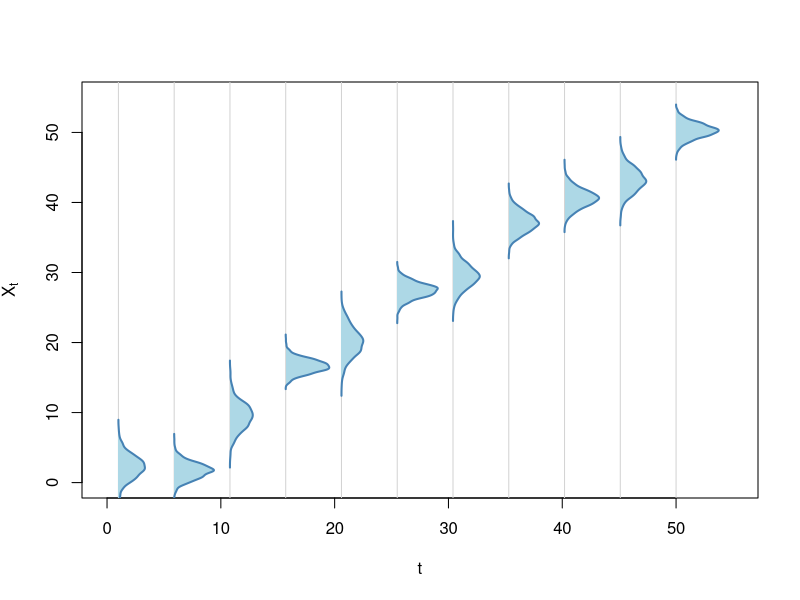

This chart was generated by the following R code:
set.seed(seed=2025)

f <- function(x){
	x + rnorm(n=1, mean=0, sd=2)
}

g <- function(x){
	1 + (sin(x))^2
}

png(filename="../img/gp.png", width=8, height=6, res=600, units="in")
plot(x=0, y=0, xlim=c(0, 55), ylim=c(0, 55), main="", xlab="t", ylab=expression(X[t]), type="n")
x_seq <- seq(from=1, to=50, length.out=11)

for(x in x_seq){
	y_seq <- rnorm(n=1000, mean=f(x), sd=g(x))
	y_dens <- density(x=y_seq)
	x_scaled <- x + y_dens$y * 10
	abline(v=x, col="lightgray")
	polygon(x=c(x, x_scaled, x), y=c(min(y_dens$x), y_dens$x, max(y_dens$x)),col="lightblue", border=NA)
	lines(x=x_scaled, y=y_dens$x, col="steelblue", lwd=2)
}

dev.off()
